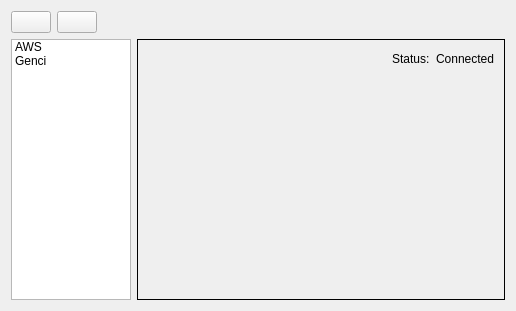
<?xml version="1.0" encoding="UTF-8"?>
<ui version="4.0">
 <class>ManageCloudsWindowDialog</class>
 <widget class="QWidget" name="ManageCloudsWindowDialog">
  <property name="geometry">
   <rect>
    <x>0</x>
    <y>0</y>
    <width>516</width>
    <height>311</height>
   </rect>
  </property>
  <property name="windowTitle">
   <string>Form</string>
  </property>
  <layout class="QVBoxLayout" name="verticalLayout_3">
   <item>
    <widget class="QWidget" name="widgetContainer" native="true">
     <layout class="QVBoxLayout" name="verticalLayout">
      <property name="leftMargin">
       <number>0</number>
      </property>
      <property name="topMargin">
       <number>0</number>
      </property>
      <property name="rightMargin">
       <number>0</number>
      </property>
      <property name="bottomMargin">
       <number>0</number>
      </property>
      <item>
       <layout class="QHBoxLayout" name="horizontalLayout_2">
        <item>
         <widget class="QPushButton" name="pushButtonConnectCloud">
          <property name="toolTip">
           <string>&lt;html&gt;&lt;head/&gt;&lt;body&gt;&lt;p&gt;Connect to a cloud service&lt;/p&gt;&lt;/body&gt;&lt;/html&gt;</string>
          </property>
          <property name="text">
           <string/>
          </property>
         </widget>
        </item>
        <item>
         <widget class="QPushButton" name="pushButtonRemove">
          <property name="toolTip">
           <string>&lt;html&gt;&lt;head/&gt;&lt;body&gt;&lt;p&gt;Remove a connection to a cloud service&lt;/p&gt;&lt;/body&gt;&lt;/html&gt;</string>
          </property>
          <property name="text">
           <string/>
          </property>
         </widget>
        </item>
        <item>
         <spacer name="horizontalSpacer">
          <property name="orientation">
           <enum>Qt::Horizontal</enum>
          </property>
          <property name="sizeHint" stdset="0">
           <size>
            <width>40</width>
            <height>20</height>
           </size>
          </property>
         </spacer>
        </item>
       </layout>
      </item>
      <item>
       <layout class="QHBoxLayout" name="horizontalLayout_3" stretch="0,1">
        <item>
         <widget class="QListWidget" name="listWidgetClouds">
          <property name="sizePolicy">
           <sizepolicy hsizetype="Minimum" vsizetype="Expanding">
            <horstretch>0</horstretch>
            <verstretch>0</verstretch>
           </sizepolicy>
          </property>
          <property name="minimumSize">
           <size>
            <width>80</width>
            <height>0</height>
           </size>
          </property>
          <property name="maximumSize">
           <size>
            <width>120</width>
            <height>16777215</height>
           </size>
          </property>
          <item>
           <property name="text">
            <string>AWS</string>
           </property>
          </item>
          <item>
           <property name="text">
            <string>Genci</string>
           </property>
          </item>
         </widget>
        </item>
        <item>
         <widget class="QStackedWidget" name="stackedWidgetCloudInformation">
          <property name="sizePolicy">
           <sizepolicy hsizetype="Expanding" vsizetype="Expanding">
            <horstretch>0</horstretch>
            <verstretch>0</verstretch>
           </sizepolicy>
          </property>
          <property name="frameShape">
           <enum>QFrame::Panel</enum>
          </property>
          <property name="currentIndex">
           <number>1</number>
          </property>
          <widget class="QWidget" name="pageAWS"/>
          <widget class="QWidget" name="pageGENCI">
           <layout class="QVBoxLayout" name="verticalLayout_2">
            <item>
             <layout class="QHBoxLayout" name="horizontalLayout_4">
              <item>
               <spacer name="horizontalSpacer_2">
                <property name="orientation">
                 <enum>Qt::Horizontal</enum>
                </property>
                <property name="sizeHint" stdset="0">
                 <size>
                  <width>40</width>
                  <height>20</height>
                 </size>
                </property>
               </spacer>
              </item>
              <item>
               <widget class="QLabel" name="label">
                <property name="text">
                 <string>Status:</string>
                </property>
               </widget>
              </item>
              <item>
               <widget class="QLabel" name="label_2">
                <property name="text">
                 <string>Connected</string>
                </property>
               </widget>
              </item>
             </layout>
            </item>
            <item>
             <spacer name="verticalSpacer">
              <property name="orientation">
               <enum>Qt::Vertical</enum>
              </property>
              <property name="sizeHint" stdset="0">
               <size>
                <width>20</width>
                <height>40</height>
               </size>
              </property>
             </spacer>
            </item>
           </layout>
          </widget>
         </widget>
        </item>
       </layout>
      </item>
     </layout>
    </widget>
   </item>
  </layout>
 </widget>
 <resources/>
 <connections>
  <connection>
   <sender>listWidgetClouds</sender>
   <signal>currentRowChanged(int)</signal>
   <receiver>stackedWidgetCloudInformation</receiver>
   <slot>setCurrentIndex(int)</slot>
   <hints>
    <hint type="sourcelabel">
     <x>86</x>
     <y>118</y>
    </hint>
    <hint type="destinationlabel">
     <x>186</x>
     <y>105</y>
    </hint>
   </hints>
  </connection>
 </connections>
</ui>
